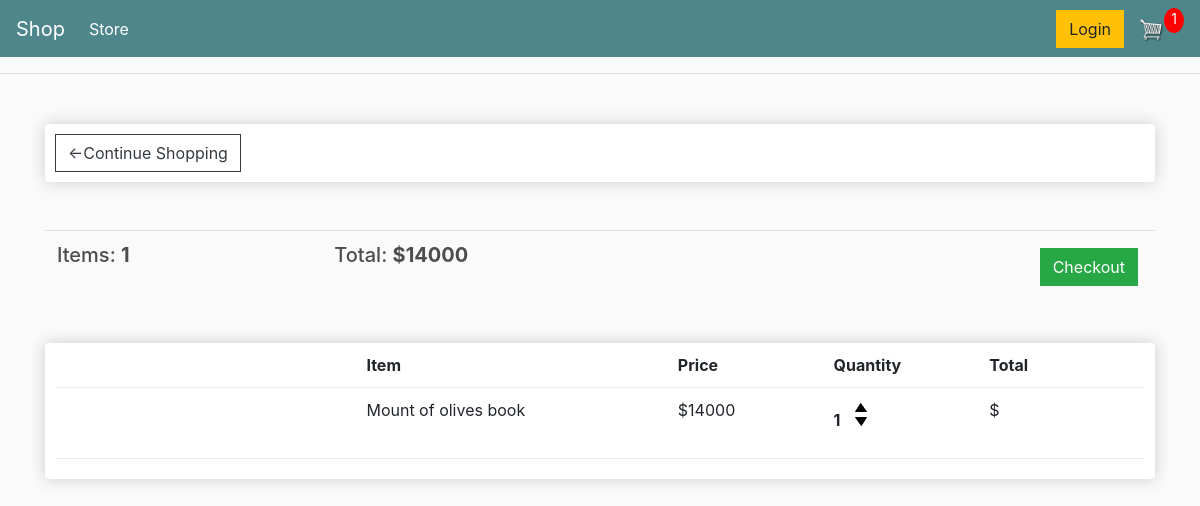
The app's page /cart/ (signed in) with its own data.
### store/models.py (models this page shows, shortened)
class Order(models.Model):
    customer = models.ForeignKey(Customer, on_delete=models.SET_NULL, blank=True, null=True)
    date_orderd = models.DateTimeField(auto_now_add=True)
    complete = models.BooleanField(default=True, null=True, blank=False)
    transaction_id = models.CharField(max_length=200, null=True)
    @property
    def get_cart_total(self):
        orderitems = self.orderitem_set.all()
        total_sale = sum([item.get_total for item in orderitems])
        return total_sale
    @property
    def get_cart_items(self):
        orderitems = self.orderitem_set.all()
        total_items = sum([item.quantity for item in orderitems])
        return total_items

class OrderItem(models.Model):
    product = models.ForeignKey(Product, on_delete=models.SET_NULL, blank=True, null=True)
    order = models.ForeignKey(Order, on_delete=models.SET_NULL, blank=True, null=True)
    quantity = models.IntegerField(default=0, null=True, blank=True)
    date_added = models.DateTimeField(auto_now_add=True)
    @property
    def get_total(self):
        doc = "total of each item by quantity"
        total = self.product.price * self.quantity
        return total

class Product(models.Model):
    name = models.CharField(max_length=200, null=True)
    price = models.IntegerField()
    digital = models.BooleanField(default=False, null=True, blank=False)
    image = models.ImageField(null=True, blank=True)
    @property
    def imageURL(self):
        try:
            url = self.image.url
        except:
            url = ''
        return url

### store/views.py (the view)
# urls.py: path('cart/',views.cart,name="cart"),
def cart(request):
    data = cartData(request)
    cartItems = data['cartItems']
    order = data['order']
    items = data['items']
    context = {'items':items,'order':order,'cartItems':cartItems}
    return render(request,"store/cart.html", context)

### store/utils.py (called while the page is built)
def cartData(request):
    if request.user.is_authenticated:
        client = request.user.customer
        order, created = Order.objects.get_or_create(customer=client, complete=False)
        items = order.orderitem_set.all()
        cartItems = order.get_cart_items
    else:
        cookieData = cookieCart(request)
        cartItems = cookieData['cartItems']
        order = cookieData['order']
        items = cookieData['items']
    return {'cartItems':cartItems,'order':order,'items':items}

### store/templates/store/cart.html
{% extends 'store/main.html'%}
{% load static %}
{% block content%}
<div class="row">
	<div class="col-lg-12">
		<div class="box-element">
            <a class="btn btn-outline-dark" href="{%url 'store'%}">&#x2190;Continue Shopping</a>
		</div>
        <br>
		<br>
        <table class="table">
            <tr>
                <th><h5>Items: <strong>{{ order.get_cart_items}}</strong> </h5> </th>
                <th><h5>Total: <strong>${{ order.get_cart_total}}</strong> </h5> </th>
                <th>
                    <a style="float:right;margin:5px" class="btn btn-success" href="{% url 'checkout'%}">Checkout</a>
                </th>
            </tr>
        </table>
        <br>
		<div class="box-element">
            <div class="cart-row">
            		<div style="flex:2"></div>
            		<div style="flex:2"><strong>Item</strong></div>
            		<div style="flex:1"><strong>Price</strong></div>
            		<div style="flex:1"><strong>Quantity</strong></div>
            		<div style="flex:1"><strong>Total</strong></div>
            	</div>
				{% for i in items %}
            	<div class="cart-row">
            		<div style="flex:2"><img class="row-image" src="{{ i.product.imageURL}}"></div>
            		<div style="flex:2"><p>{{ i.product.name}}</p></div>
            		<div style="flex:1"><p>${{ i.product.price}}</p></div>
            		<div style="flex:1">
            			<p class="quantity">{{ i.quantity}}</p>
            			<div class="quantity">
            				<img data-product={{i.product.id}} data-action="add" class="chg-quantity update-cart"  src="{% static  'images/arrow-up.png' %}">
            				<img data-product={{i.product.id}} data-action="remove" class="chg-quantity update-cart" src="{% static  'images/arrow-down.png' %}">
            			</div>
            		</div>
            		<div style="flex:1"><p>${{ i.get_cart_total }}</p>
                    </div>
		</div>
		{% endfor %}
	</div>
</div>
</div>
{%endblock content%}

### static/css/main.css (style rules this page uses)
body { background-color: hsl(0, 0%, 98%); }
h1,h2,h3,h4,h5,h6 { color:hsl(0, 0%, 30%); }
.box-element { box-shadow:hsl(0, 0%, 80%) 0 0 16px; background-color: #fff; border-radius: 4px; padding: 10px; }
.col-lg-4, .col-lg-6, .col-lg-8, .col-lg-12 { margin-top: 10px; }
.btn { border-radius: 0; }
.cart-row { display: flex; align-items: flex-stretch; padding-bottom: 10px; margin-bottom: 10px; border-bottom: 1px solid #ececec; }
.quantity { display: inline-block; font-weight: 700; padding-right:10px; }
.chg-quantity { width: 12px; cursor: pointer; display: block; margin-top: 5px; transition:.1s; }

### records on screen
Order: get_cart_items "1", get_cart_total "14000"
OrderItem: product.name "Mount of olives book", product.price "14000", quantity "1"

### other values on screen
{{ cartItems }} "1"
